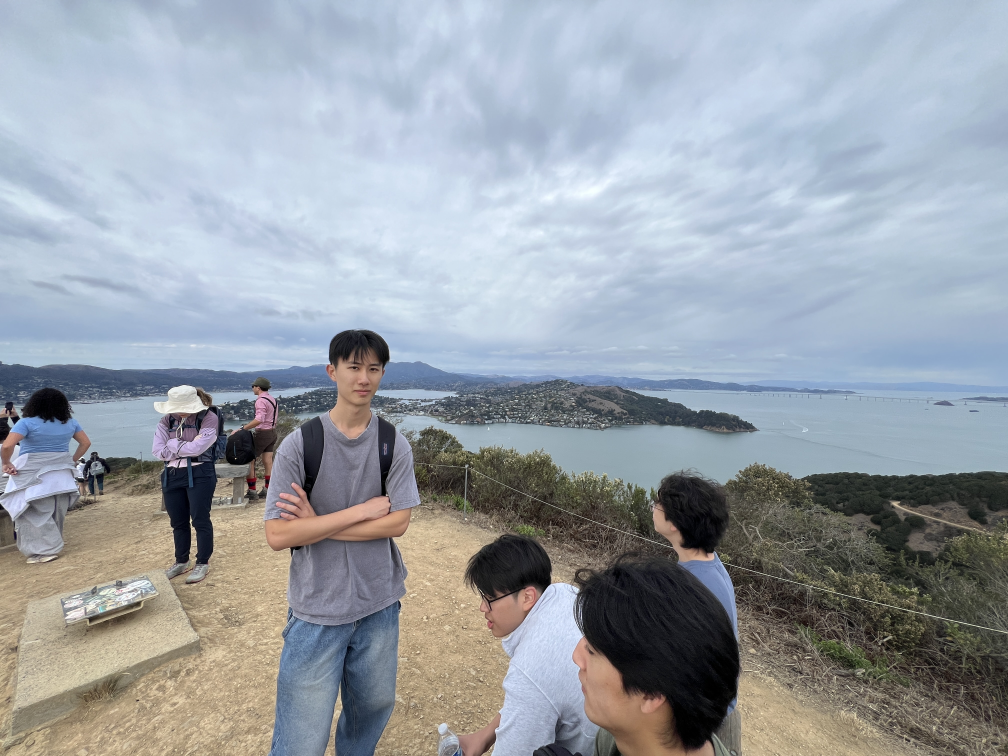
#> input picture p4b/panorama/1.JPG, 4032 x 3024 px, found by its file name (shown at 1/4 size)
$ python B3.py
#> lines starting #> are read from the running program, lines starting #| are printed output that depends on the picture
### p4b/B1.py

from pathlib import Path

import cv2
import numpy as np
from skimage.feature import corner_harris, peak_local_max

# GIVEN


def get_harris_corners(im, edge_discard=20, verbose=True):
    """
    This function takes a b&w image and an optional amount to discard
    on the edge (default is 5 pixels), and finds all harris corners
    in the image. Harris corners near the edge are discarded and the
    coordinates of the remaining corners are returned. A 2d array (h)
    containing the h value of every pixel is also returned.

    h is the same shape as the original image, im.
    coords is 2 x n (ys, xs).
    """

    assert edge_discard >= 20

    # find harris corners
    h = corner_harris(im, method='eps', sigma=1)
    coords = peak_local_max(h, min_distance=1)

    # discard points on edge
    edge = edge_discard  # pixels
    mask = (coords[:, 0] > edge) & \
           (coords[:, 0] < im.shape[0] - edge) & \
           (coords[:, 1] > edge) & \
           (coords[:, 1] < im.shape[1] - edge)
    coords = coords[mask].T
    if verbose:
        print("Harris corners:", coords.shape)
    return h, coords


# GIVEN


def dist2(x, c):
    """
    dist2  Calculates squared distance between two sets of points.

    Description
    D = DIST2(X, C) takes two matrices of vectors and calculates the
    squared Euclidean distance between them.  Both matrices must be of
    the same column dimension.  If X has M rows and N columns, and C has
    L rows and N columns, then the result has M rows and L columns.  The
    I, Jth entry is the  squared distance from the Ith row of X to the
    Jth row of C.

    Adapted from code by Christopher M Bishop and Ian T Nabney.
    """

    ndata, dimx = x.shape
    ncenters, dimc = c.shape
    assert dimx == dimc, 'Data dimension does not match dimension of centers'

    return (np.ones((ncenters, 1)) * np.sum((x**2).T, axis=0)).T + \
        np.ones((ndata, 1)) * np.sum((c**2).T, axis=0) - \
        2 * np.inner(x, c)

# ME AND MYSELF


def get_anms_corners(im, verbose=True):
    capacity = 2500
    im_h, corners = get_harris_corners(im, verbose=verbose)
    h = im_h[corners[0], corners[1]]
    sorted_ids = np.argsort(h)
    best_ids = sorted_ids[::-1][:capacity]  # sorted by largest h
    best_corners = corners[:, best_ids]
    corners = best_corners

    k = 250
    cornersT = corners.T
    h = im_h[corners[0], corners[1]]
    r = np.zeros(len(cornersT))
    for i in range(len(cornersT)):
        js = 0.9 * h > h[i]
        if np.any(js):
            d2s = dist2(cornersT[i:i+1], cornersT[js])
            r[i] = np.min(d2s)
        else:
            r[i] = np.inf
    sorted = np.argsort(r)
    best = sorted[::-1][:k]
    if verbose:
        print("ANMS corners:", k)
    return im_h, corners[:, best]


# [43 lines that do not run on import are left out]

### p4b/B2.py
import colorsys
from pathlib import Path

import cv2
from matplotlib import pyplot as plt
import numpy as np

from B1 import get_anms_corners


def extract_feature_descriptor(im, point):
    # print(point)
    y = point[0]
    x = point[1]
    # 40x40 patch
    patch = im[y-20:y+20, x-20:x+20]
    # 8x8 patch
    patch_b = cv2.GaussianBlur(
        patch, (0, 0), sigmaX=2.5)  # nyquist anti-aliasing
    fd = patch_b[2::5, 2::5]
    # normalize
    fd = (fd - np.mean(fd)) / np.std(fd)
    return fd


# [11 lines left out: function vis_fd, not called in this run]


def color_gen(i):
    hue = (i * 0.61803398875) % 1.0
    r, g, b = colorsys.hsv_to_rgb(hue, 0.9, 1.0)
    color = (int(b*255), int(g*255), int(r*255))
    return color


# [32 lines that do not run on import are left out]

### p4b/B3.py
import colorsys
from pathlib import Path

import cv2
import numpy as np

from B1 import dist2, get_anms_corners
from B2 import color_gen, extract_feature_descriptor


def find_matches(fds1, fds2, t=0.6, verbose=True):
    d2s = dist2(fds1, fds2)
    matches = []
    for i in range(len(fds1)):
        # d = np.sqrt(d2s[i])
        d = d2s[i]
        best_js = np.argsort(d)
        nn1_id = best_js[0]
        nn2_id = best_js[1]
        if d[nn1_id] / d[nn2_id] < t:
            matches.append((i, nn1_id))
    if verbose:
        print("Lowe's matches:", len(matches))
    return matches


if __name__ == "__main__":
    DIR = Path(__file__).resolve().parent
    t = 1
    IN_PATH = DIR / f"mosaic_{t}"
    OUT_PATH = DIR / f"mosaic_{t}"
    im1 = cv2.imread(IN_PATH / "1.JPG")
#> im1 is the input picture: shape (3024, 4032, 3); mean B, G, R 167.5, 159.8, 153.1
    im2 = cv2.imread(IN_PATH / "2.JPG")
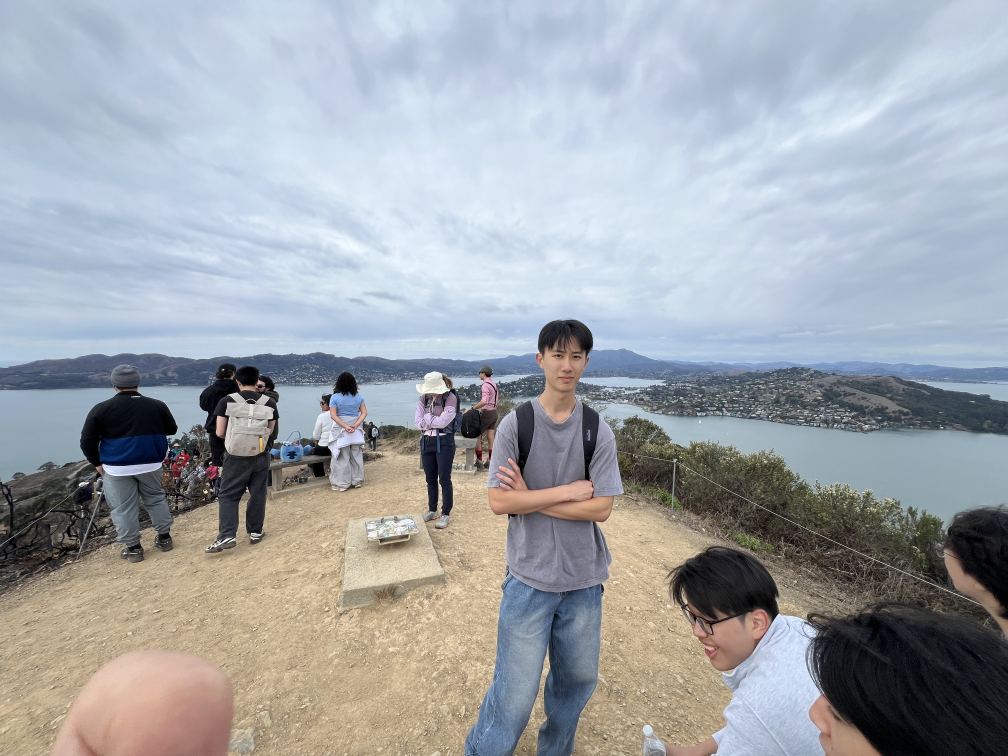
#> input picture p4b/panorama/2.JPG, 4032 x 3024 px, found by its file name (shown at 1/4 size)
#> im2 is the input picture: shape (3024, 4032, 3); mean B, G, R 170.8, 165.3, 160.7

    f = 0.1
    im1 = cv2.resize(im1, None, fx=f, fy=f, interpolation=cv2.INTER_AREA)
#> im1: shape (302, 403, 3)
    im2 = cv2.resize(im2, None, fx=f, fy=f, interpolation=cv2.INTER_AREA)
#> im2: shape (302, 403, 3)
    im1_gray = cv2.cvtColor(im1, cv2.COLOR_BGR2GRAY)
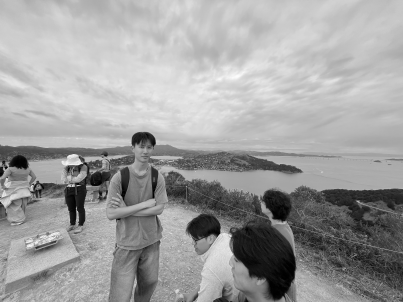
#> im1_gray: shape (302, 403); min 0, max 252, mean 158.7
    im2_gray = cv2.cvtColor(im2, cv2.COLOR_BGR2GRAY)
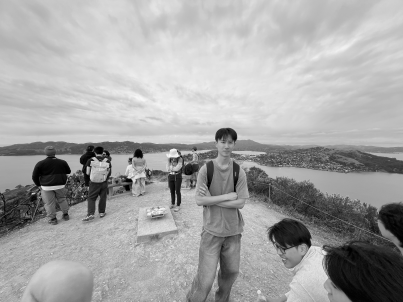
#> im2_gray: shape (302, 403); min 0, max 248, mean 164.6

    _, corners1 = get_anms_corners(im1_gray)
#> in get_harris_corners, `coords = peak_local_max(h, min_distance=1)`: coords = 3387 pairs, first value 1 to 300, second value 1 to 401
#| Harris corners: (2, 2639)
#> in get_anms_corners, `h = im_h[corners[0], corners[1]]`: h = 2639 values, max 1.5 at index 0, min 5.08e-05 at index 2638, mean 0.049
#> in get_anms_corners, `sorted_ids = np.argsort(h)`: sorted_ids = 2639 values, max 2638 at index 0, min 0 at index 2638, mean 1319
#> in get_anms_corners, `best_ids = sorted_ids[::-1][:capacity]`: best_ids = 2500 values from 0 to 2499
#> in get_anms_corners, `cornersT = corners.T`: cornersT = 2500 pairs, first value 21 to 281, second value 21 to 382
#> in get_anms_corners, `h = im_h[corners[0], corners[1]]`: h = 2500 values, max 1.5 at index 0, min 0.000219 at index 2499, mean 0.0517
#> in get_anms_corners, `r = np.zeros(len(cornersT))`: r = 2500 values from 0 to 0
#> the loop in get_anms_corners, `for i in range(len(cornersT)):` made 2500 passes
#> (ncenters in dist2, d2s) on passes 3 to 8: (2, [[3185, 1789]]), (3, [[2833, 1681, 26]]), (3, [[6409, 6385, 14690]]), (4, [[2297, 1385, 106, 32]]), (4, [[27829, 27149, 41626, 41704]]), (5, [[23701, 22765, 35972, 36090, 5490]])
#> ncenters in dist2 on passes 9 to 14: 7, 7, 7, 8, 8, 11
#> in get_anms_corners, `sorted = np.argsort(r)`: sorted = 2500 values, max 2499 at index 652, min 0 at index 2499, mean 1249.5
#> in get_anms_corners, `best = sorted[::-1][:k]`: best = 250 values, max 2370 at index 239, min 0 at index 0, mean 846.1
    print("corners1:", corners1.shape)
#| corners1: (2, 250)
    _, corners2 = get_anms_corners(im2_gray)
#> call 2 of get_harris_corners, with edge_discard = 20, verbose = True
#> in get_harris_corners (call 2), `h = corner_harris(im, method='eps', sigma=1)`:
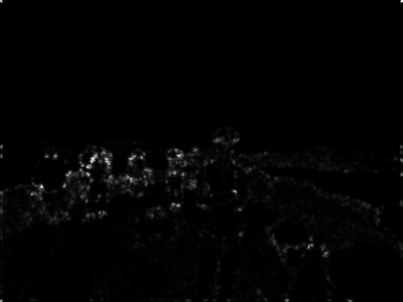
#> h: shape (302, 403) float64; min 1.76e-06, max 2.01, mean 0.0245; drawn with min black and max white
#> in get_harris_corners (call 2), `coords = peak_local_max(h, min_distance=1)`: coords = 3336 pairs, first value 1 to 300, second value 1 to 401
#| Harris corners: (2, 2604)
#> the loop in get_anms_corners (call 2), `for i in range(len(cornersT)):` made 2500 passes
#> (ncenters in dist2, d2s) on passes 3 to 9: (1, [7405]), (1, [10]), (2, [[234, 4981]]), (2, [[106, 2477]]), (4, [[197, 4954, 5200, 229]]), (4, [[1521, 8884, 2218, 1609]]), (6, [[272, 2353, 8461, 178, 530, 50]])

    fds1 = np.array([extract_feature_descriptor(im1_gray, corner).flatten()
                     for corner in corners1.T])
#> in extract_feature_descriptor (call 17), `y = point[0]`: y = 161
#> in extract_feature_descriptor (call 17), `patch = im[y-20:y+20, x-20:x+20]`:
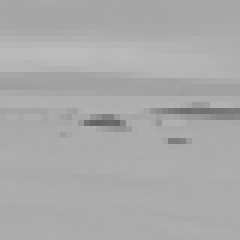
#> patch: shape (40, 40) (shown 6 times larger); min 99, max 188, mean 169.9
#> in extract_feature_descriptor (call 18), `y = point[0]`: y = 218
#> in extract_feature_descriptor (call 18), `patch_b = cv2.GaussianBlur( patch, (0, 0), sigmaX=2.5)`:
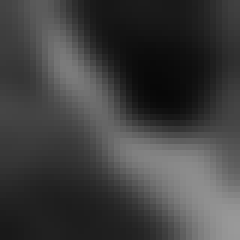
#> patch_b: shape (40, 40) (shown 6 times larger); min 8, max 153, mean 63.1
#> in extract_feature_descriptor (call 20), `y = point[0]`: y = 47
#> in extract_feature_descriptor (call 20), `patch = im[y-20:y+20, x-20:x+20]`:
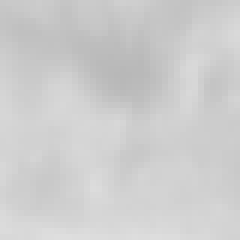
#> patch: shape (40, 40) (shown 6 times larger); min 184, max 222, mean 205.1
    print("fds1:", fds1.shape)
#| fds1: (250, 64)
    fds2 = np.array([extract_feature_descriptor(im2_gray, corner).flatten()
                     for corner in corners2.T])
    # for visualization, want a very harsh threshold of 0.1
    # in the real algo we will do the default 0.6
    matches = find_matches(fds1, fds2, t=0.6)
#> the loop in find_matches, `for i in range(len(fds1)):` made 250 passes
#> (nn1_id, nn2_id) on passes 1 to 3: (3, 179), (103, 42), (104, 39)
#| Lowe's matches: 59
    print("matches:", len(matches))
#| matches: 59

    for match in matches:
        i = match[0]
        j = match[1]
        c = color_gen(corners1[1, i]*corners1[0, i])
        cv2.circle(im1, center=(corners1[1, i], corners1[0, i]),
                   radius=5, color=c, thickness=-1)
        cv2.circle(im2, center=(corners2[1, j], corners2[0, j]),
                   radius=5, color=c, thickness=-1)
#> this loop made 59 passes
#> match on passes 1 to 12: (2, 104), (3, 164), (4, 5), (6, 2), (8, 15), (9, 16), (11, 16), (14, 11), (15, 16), (19, 6), (30, 39), (37, 134)
    cv2.imwrite(OUT_PATH / "matching_1.JPG", im1)
    cv2.imwrite(OUT_PATH / "matching_2.JPG", im2)
